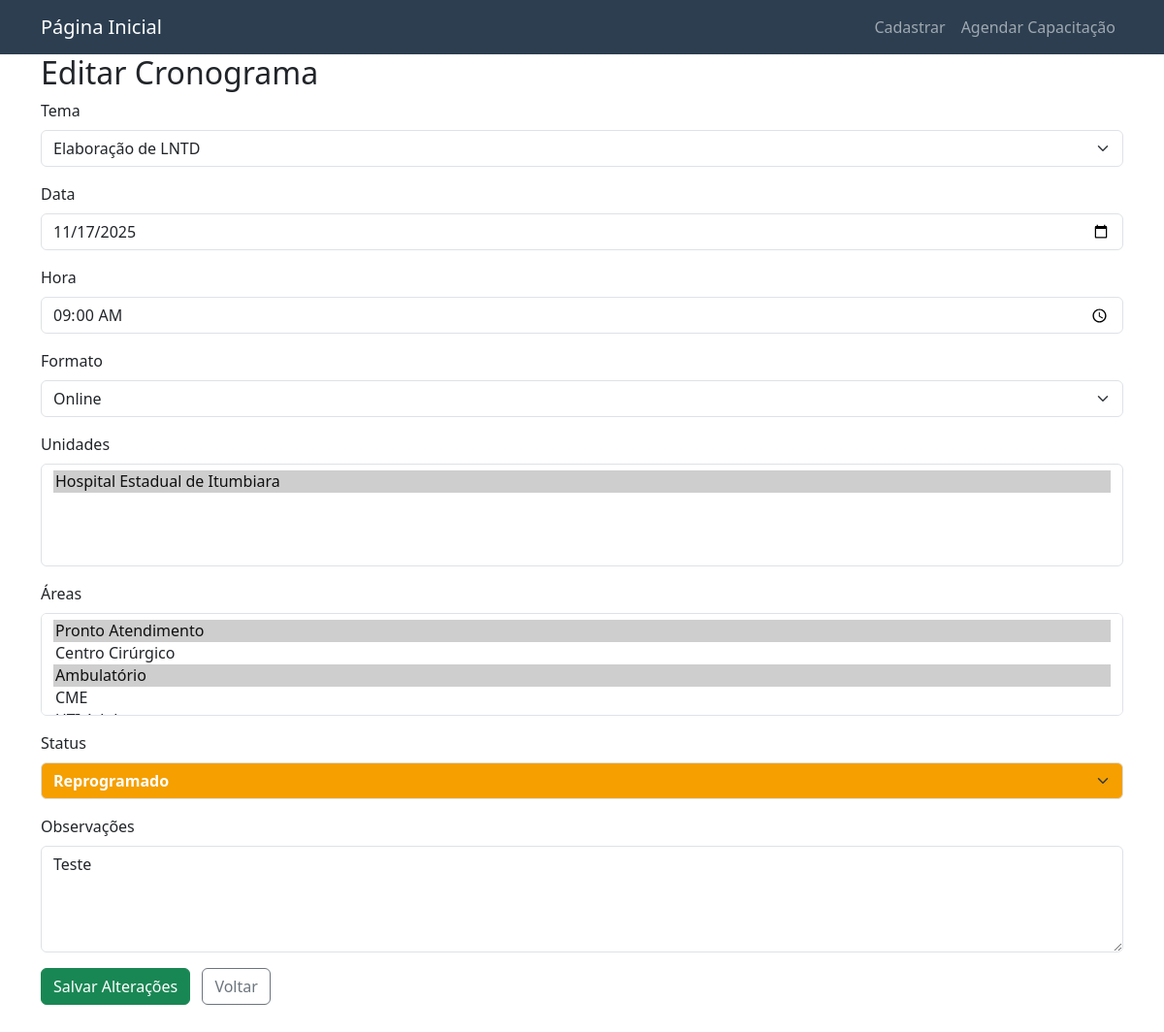
Page /cronograma/1 on the committed database.
### tables this page shows
CREATE TABLE cronogramas (
    id INTEGER PRIMARY KEY,
    tema_id INTEGER,
    data TEXT,
    hora TEXT,
    formato TEXT,
    unidades TEXT,
    areas TEXT, status TEXT DEFAULT 'Planejado', observacoes TEXT,
    FOREIGN KEY (tema_id) REFERENCES temas(id)
);

CREATE TABLE temas (id INTEGER PRIMARY KEY, nome TEXT UNIQUE);

CREATE TABLE unidades (id INTEGER PRIMARY KEY, nome TEXT UNIQUE, sigla TEXT);

CREATE TABLE areas (id INTEGER PRIMARY KEY, nome TEXT UNIQUE);

### app.py (the view, shortened to what this page needs)
@app.route("/cronograma/<int:id>", methods=["GET", "POST"])
def editar_cronograma(id):
    with sqlite3.connect(DB) as conn:
        cur = conn.cursor()
        c = cur.execute("""
            SELECT c.id, c.tema_id, t.nome, c.data, c.hora, c.formato, c.unidades, c.areas, c.status, c.observacoes
            FROM cronogramas c
            JOIN temas t ON c.tema_id = t.id
            WHERE c.id = ?
        """, (id,)).fetchone()
        temas = cur.execute("SELECT id, nome FROM temas").fetchall()
        unidades = cur.execute("SELECT id, nome FROM unidades").fetchall()
        areas = cur.execute("SELECT id, nome FROM areas").fetchall()
    return render_template("editar_cronograma.html", c=c, temas=temas, unidades=unidades, areas=areas)

### templates/editar_cronograma.html (shortened to what this page needs)
{% extends "base.html" %}
{% block content %}
<h2>Editar Cronograma</h2>
<form method="POST" class="mb-5">
    <div class="mb-3">
        <label class="form-label">Tema</label>
        <select name="tema" class="form-select" required>
            {% for t in temas %}
                <option value="{{ t[0] }}" {% if t[0] == c[1] %}selected{% endif %}>{{ t[1] }}</option>
            {% endfor %}
        </select>
    </div>
    <div class="mb-3">
        <label class="form-label">Data</label>
        <input type="date" name="data" class="form-control" value="{{ c[3] }}" required>
    </div>
    <div class="mb-3">
        <label class="form-label">Hora</label>
        <input type="time" name="hora" class="form-control" value="{{ c[4] }}" required>
    </div>
    <div class="mb-3">
        <label class="form-label">Formato</label>
        <select name="formato" class="form-select" required>
            {% for f in ['Presencial', 'Online', 'Híbrido'] %}
                <option value="{{ f }}" {% if c[5] == f %}selected{% endif %}>{{ f }}</option>
            {% endfor %}
        </select>
    </div>
    <div class="mb-3">
        <label class="form-label">Unidades</label>
        <select name="unidades" class="form-select" multiple required>
            {% for u in unidades %}
                <option value="{{ u[1] }}" {% if u[1] in c[6].split(',') %}selected{% endif %}>{{ u[1] }}</option>
            {% endfor %}
        </select>
    </div>
    <div class="mb-3">
        <label class="form-label">Áreas</label>
        <select name="areas" class="form-select" multiple required>
            {% for a in areas %}
                <option value="{{ a[1] }}" {% if a[1] in c[7].split(',') %}selected{% endif %}>{{ a[1] }}</option>
            {% endfor %}
        </select>
    </div>
    <div class="mb-3">
        <label class="form-label">Status</label>
        <select name="status" class="form-select text-white fw-bold"
                style="background-color:
                    {% if c[8] == 'Planejado' %}#1c7ed6
                    {% elif c[8] == 'Reprogramado' %}#f59f00
                    {% elif c[8] == 'Concluído' %}#37b24d
                    {% elif c[8] == 'Cancelado' %}#f03e3e
                    {% else %}#ced4da{% endif %};">
            {% for s in ['Planejado', 'Reprogramado', 'Concluído', 'Cancelado'] %}
                <option value="{{ s }}" {% if c[8] == s %}selected{% endif %}>{{ s }}</option>
            {% endfor %}
        </select>
    </div>
    <div class="mb-3">
        <label class="form-label">Observações</label>
        <textarea name="observacoes" class="form-control" rows="4">{{ c[9] or '' }}</textarea>
    </div>
    <button type="submit" class="btn btn-success">Salvar Alterações</button>
    <a href="{{ url_for('cronograma') }}" class="btn btn-outline-secondary ms-2">Voltar</a>
</form>
{% endblock %}

### rows in the picture
cronogramas: tema "Elaboração de LNTD", data "11/17/2025", hora "09:00", formato "Online", unidades "Hospital Estadual de Itumbiara ☑", areas "Pronto Atendimento ☑ / Centro Cirúrgico / Ambulatório ☑ / CME", status "Reprogramado", observacoes "Teste"
